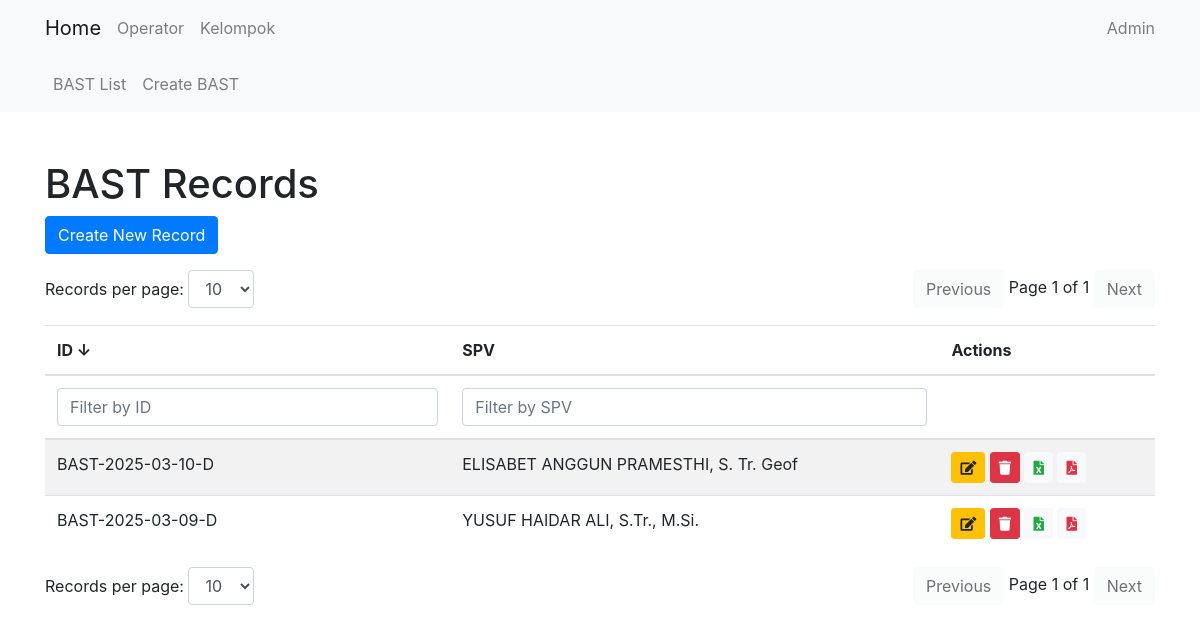
Page /bast/ on the earlier database version.
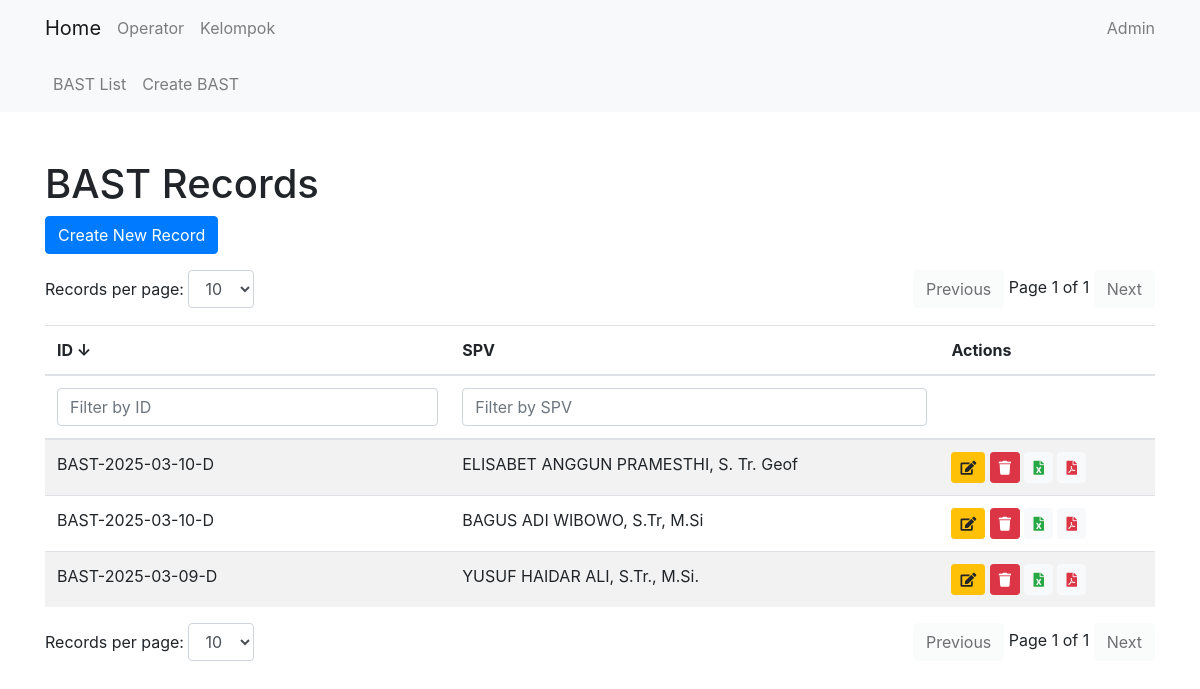
Same page on the later database version.
### bast/models.py (models this page shows, shortened)
class BastRecordModel(models.Model):
    date = models.DateField(default=get_default_date)
    bast_id = models.CharField(max_length=17, default='0')
    waktu_pelaksaan = models.CharField(choices=WAKTU_PELAKSANAAN, max_length=20, default='08:30 - 14:00 WIB', blank=True, null=True)
    shift = models.CharField(max_length=15, choices=SHIFT, default='Pagi')
    kelompok = models.CharField(max_length=1, choices=KELOMPOK, default='1')
    kel_berikut = models.CharField(max_length=1, choices=KELOMPOK, default='1')
    events = models.TextField(default='0')
    spv = models.ForeignKey(Operator, on_delete=models.CASCADE)
    NIP = models.CharField(max_length=18, default='0', blank=True)
    event_indonesia = models.IntegerField(default=0)
    event_luar = models.IntegerField(default=0)
    event_dirasakan = models.IntegerField(default=0)
    event_dikirim = models.IntegerField(default=0)
    member = models.TextField(max_length=1000, default='')
    count_gaps = models.IntegerField(default=0)
    count_spikes = models.IntegerField(default=0)
    count_blanks = models.IntegerField(default=0)
    pulsa_poco = models.IntegerField(default=0)
    poco_exp = models.DateField(default=get_default_date)
    pulsa_samsung = models.IntegerField(default=0)
    samsung_exp = models.DateField(default=get_default_date)
    notes = models.TextField(max_length=1000, default='', blank=True, null=True)

### core/models.py (models this page shows, shortened)
class Operator(models.Model):
    name = models.CharField(max_length=100)
    NIP = models.CharField(max_length=18)
    nickname = models.CharField(max_length=100, default='')

### bast/views.py (the view)
# urls.py: path('', views.BastRecordListView.as_view(), name='bastrecord_list'),
class BastRecordListView(ListView):
    model = BastRecordModel
    template_name = 'bast/bastrecord_list.html'
    context_object_name = 'bastrecords'

### bast/templates/bast/bastrecord_list.html (shortened to what this page needs)
{% extends 'core/base.html' %}
{% block content %}
<h1 class="mt-5">BAST Records</h1>
<a href="{% url 'bast:bastrecord_create' %}" class="btn btn-primary mb-3">Create New Record</a>
<div class="d-flex justify-content-between mb-3">
    <div>
        <label for="recordsPerPageTop">Records per page:</label>
        <select id="recordsPerPageTop" class="form-control d-inline-block w-auto">
            <option value="10" selected>10</option>
        </select>
    </div>
    <div>
        <button id="prevPageTop" class="btn btn-light">Previous</button>
        <span id="pageInfoTop"></span>
        <button id="nextPageTop" class="btn btn-light">Next</button>
    </div>
</div>
<div class="table-responsive">
    <table class="table table-striped" id="bastRecordTable">
        <thead>
            <tr>
                <th onclick="sortTable(0)" style="cursor: pointer;">ID <span id="idSortArrow">↓</span></th>
                <th onclick="sortTable(1)" style="cursor: pointer;">SPV </th>
                <th>Actions</th>
            </tr>
            <tr>
                <th><input type="text" id="idFilter" onkeyup="filterTable(0)" placeholder="Filter by ID" class="form-control"></th>
                <th><input type="text" id="spvFilter" onkeyup="filterTable(1)" placeholder="Filter by SPV" class="form-control"></th>
                <th></th>
            </tr>
        </thead>
        <tbody id="bastRecordTableBody">
            {% for record in bastrecords|dictsortreversed:"bast_id" %}
            <tr>
                <td>{{ record.bast_id }}</td>
                <td>{{ record.spv.name }}</td>
                <td>
                    <a href="{% url 'bast:bastrecord_update' record.pk %}" class="btn btn-sm btn-warning" data-toggle="tooltip" title="Edit">
                        <i class="fas fa-edit"></i>
                    </a>
                    <form action="{% url 'bast:bastrecord_delete_direct' record.pk %}" method="post" style="display:inline;">
                        <button type="button" class="btn btn-sm btn-danger delete-button" data-toggle="tooltip" title="Delete">
                            <i class="fas fa-trash"></i>
                        </button>
                    </form>
                    <a href="{% url 'bast:export_to_excel' record.pk %}" class="btn btn-sm btn-light text-success" data-toggle="tooltip" title="Export to Excel">
                        <i class="fas fa-file-excel"></i>
                    </a>
                    <a href="{% url 'bast:export_to_pdf' record.pk %}" class="btn btn-sm btn-light text-danger" data-toggle="tooltip" title="Export to PDF">
                        <i class="fas fa-file-pdf"></i>
                    </a>
                </td>
            </tr>
            {% endfor %}
        </tbody>
    </table>
</div>
<div class="d-flex justify-content-between">
    <div>
        <label for="recordsPerPage">Records per page:</label>
        <select id="recordsPerPage" class="form-control d-inline-block w-auto">
            <option value="10" selected>10</option>
        </select>
    </div>
    <div>
        <button id="prevPage" class="btn btn-light">Previous</button>
        <span id="pageInfo"></span>
        <button id="nextPage" class="btn btn-light">Next</button>
    </div>
</div>
{% endblock %}

Differences in the rows shown:
added BastRecordModel: bast_id "BAST-2025-03-10-D", spv.name "BAGUS ADI WIBOWO, S.Tr, M.Si"
